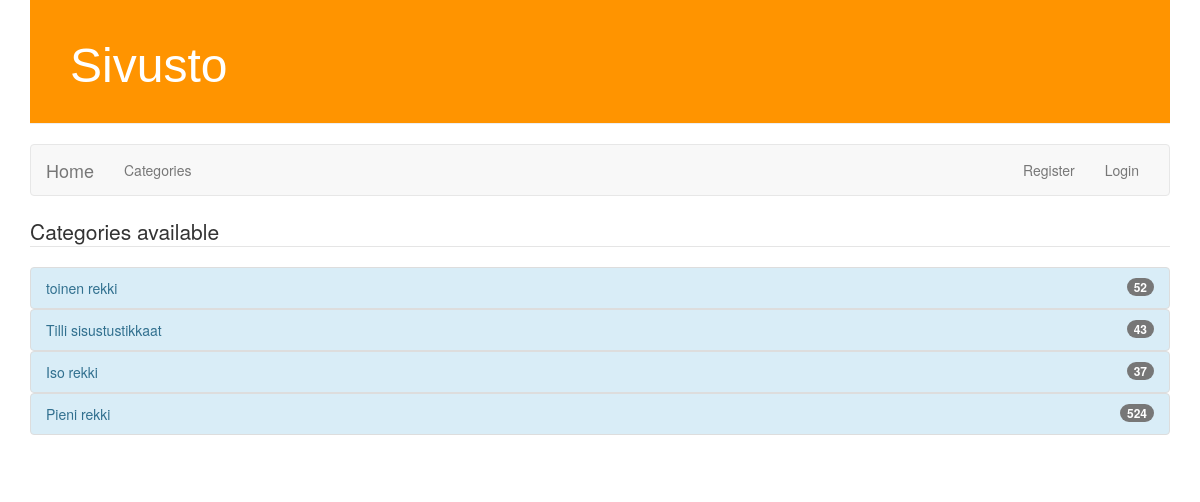
The page /categories on the database as committed earlier.
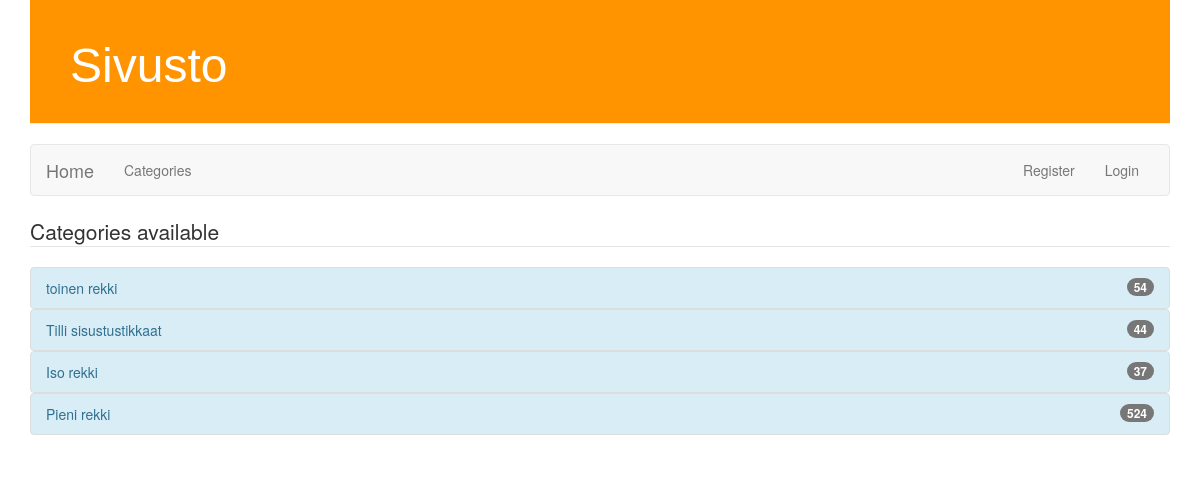
The same page on the database as committed later.
### rango/models.py (models this page shows, shortened)
class Category(models.Model):
    name = models.CharField(max_length=128, unique=True)
    imgpath = models.CharField(max_length=128, blank=True)
    views = models.IntegerField(default=0)
    likes = models.IntegerField(default=0)
    slug = models.SlugField(unique=True)

### rango/views.py (the view)
# urls.py: url(r'^categories', views.categories, name='categories'),
def categories(request):
    category_list = Category.objects.all()
    context_dict = {'categories': category_list}
    return render(request, 'rango/categories.html', context_dict)

### rango/templates/rango/categories.html (shortened to what this page needs)
{% extends 'rango/base.html' %}
{% load staticfiles %}
{% block content %}
        {% if categories %}
            <ul class="list-group">
                <legend>Categories available</legend>
                {% for category in categories %}
                  <a href=#>
                <li class="list-group-item list-group-item-info itemi" data-catid="{{category.id}}" id="item-{{ forloop.counter0 }}">
                    {{ category.name }}
                        <span class="badge badger-click" data-catid="{{category.id}}">{{category.likes}}</span>
                </li>
           </a>
                {% endfor %}
            </ul>
        {%else%}
        <strong>ei kategorioita mukana</strong>
        {%endif%}
{% endblock %}

Rows that differ between the two databases and show on the page:
changed Category "toinen rekki": likes "52" → "54"
changed Category "Tilli sisustustikkaat": likes "43" → "44"
